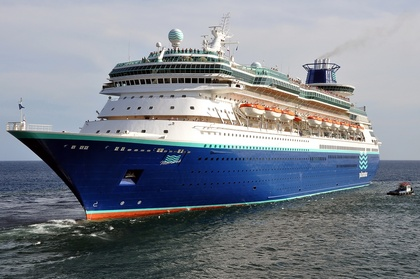
%> input picture outsideImage.jpg, 420 x 279 px, shrunk from 2744 x 1823 before the run
$ octave --eval "result = getFeatures('outsideImage.jpg');"   (GNU Octave 9; MATLAB toolbox functions it lacks are replaced by stand-ins)
%> lines starting %> are read from the running program, lines starting %| are printed output that depends on the picture
### haralickTextureFeatures.m
function [x] = haralickTextureFeatures(coOcMat, xFeatures)
%Calculates all Haralick Features.
%
% Source:           http://haralick.org/journals/TexturalFeatures.pdf
%
%
% input:            glcm - Co-Occurence-Matrix. see matlab documentation glcm
%                   merkmale (optional) - Feature, which should be
%                   calculated
%
% output:           x - vector with the following features:
%
%               x1  Angular Second Moment (Energy) [checked]
%               x2  Contrast [checked]
%               x3  Correlation [checked]
%               x4  Variance [checked]
%               x5  Inverse Difference Moment (Homogeneity) [checked]
%               x6  Sum Average [checked]
%               x7  Sum Variance [approxemitly (cut out zeros)]
%               x8  Sum Entropy [checked]
%               x9  Entropy [cut out zeros]
%               x10 Difference Variance [approxemitly]
%               x11 Difference Entropy [checked]
%               x12 Information Measure of Correlation I [checked]
%               x13 Information Measure of Correlation II [approxemitly]
%               x14 Maximal Correlation Coefficient [no reference]
%
%
% NOTES:        If x14 Maximal Correlation Coefficient is complex then the
%               magnitude of MCC will be calculate.
%               See the haralick paper to understand the code.
%
% Info:         ver_1.0


% check input
if nargin == 1
    xFeatures = 1 : 14;
end

% initialize x
x = zeros(14,1);

% normalize glcm
coOcMat = coOcMat./sum(coOcMat(:));

%% Some pre-calculation:
% columns and rows
if sum(xFeatures == 2) == 1 | ... % Contrast
        sum(xFeatures == 3) == 1 | ... % Correlation
        sum(xFeatures == 4) == 1 | ... % Variance
        sum(xFeatures == 5) == 1 | ... % Inverse Difference Moment
        sum(xFeatures == 6) == 1 | ... % Sum Average
        sum(xFeatures == 7) == 1 | ... % Sum Variance
        sum(xFeatures == 8) == 1 | ... % Sum Entropy
        sum(xFeatures == 10) == 1 | ...% Difference Variance
        sum(xFeatures == 11) == 1 | ...% Difference Entropy
        sum(xFeatures == 14) == 1 % Maximal Correlation Coefficient
    sizecoOcMat = size(coOcMat);
    [col,row] = meshgrid(1:sizecoOcMat(1),1:sizecoOcMat(2));
end

% average and standarddeviation
if sum(xFeatures == 3) == 1 | ... % correlation
        sum(xFeatures == 10) == 1 % difference variance


    rowMean =  sum( row(:).*coOcMat(:) );
    colMean = sum( col(:).*coOcMat(:) );
    rowStd = sqrt( sum( (row(:)-rowMean).^2 .* coOcMat(:) ) );
    colStd = sqrt( sum( (col(:)-colMean).^2 .* coOcMat(:) ) );
end

% sum of rows p_y(i) und sum of columns p_x(j)
if sum(xFeatures == 12) == 1 |...% Information Measures of Correlation I
        sum(xFeatures == 13) == 1|... % Information Measures of Correlation II
        sum(xFeatures == 14) == 1 % Maximal Correlation Coefficient

    rowCoOcMat = sum(coOcMat,2); %sum of rows p_y(i)
    colCoOcMat = sum(coOcMat); %sum of columns p_x(i)
end

% p_x+y
if sum(xFeatures == 6)==1 |... % Sum Average
        sum(xFeatures == 7)==1 |... % Sum Variance
        sum(xFeatures == 8)==1 % Sum Entropy

    start = -(sizecoOcMat(1) -1);
    stop = sizecoOcMat(1) -1;

    % Rotate Matrix 90°
    coOcMat90 = rot90(coOcMat);

    % Initilisiere p_x+y
    p_XplusY = zeros((2*sizecoOcMat(1))-1,1);

    k = 1;
    for index = start : stop
        p_XplusY(k) = sum( diag(coOcMat90,index) );
        k = k + 1;
    end
end

% Initialize  p_x-y
if sum(xFeatures == 10)==1 |... % Difference Variance
        sum(xFeatures == 11)==1 % Difference Entropy

    start = 1;
    stop = sizecoOcMat(1)-1;

    % Initialize p_XminusY
    p_XminusY = zeros(sizecoOcMat(1),1);
    p_XminusY(1) = sum (diag(coOcMat,0) );

    k = 2;
    for index = start : stop
        p_XminusY(k) = sum( [diag(coOcMat,index);
            diag(coOcMat,-index)] );
        k = k + 1;
    end
end


%% Haralick Feature Calculations
for f = xFeatures
    switch f
        case 1 % Energy (Angular Second Moment)
            x(1) = sum( coOcMat(:).^2 );

        case 2  % Contrast
            matrix = ( abs(row - col).^2 ) .* coOcMat;
            x(2) = sum( matrix(:) );

        case 3  % Correlation
            zaehler = sum ((row(:) - rowMean) .*...
                (col(:) - colMean) .*  coOcMat(:));
            denominator = rowStd * colStd;
            x(3) = zaehler/denominator;

        case 4 % Variance
            x(4) = sum( (row(:)-mean(coOcMat(:))).^2 .*coOcMat(:) );

        case 5 % Inverse Difference Moment
            x(5) = sum( coOcMat(:) ./ ( 1+ (row(:)-col(:)).^2 ) );

        case 6 % Sum Average
            x(6) = sum( (2:(2*sizecoOcMat(1)))' .* p_XplusY );

        case 7 % Sum Variance
            x(8) = - sum( p_XplusY(p_XplusY~=0) .* ...
                log(p_XplusY(p_XplusY~=0)) );

            x(7) = sum( ((2:(2*sizecoOcMat(1)))' -...
                x(12)).^2 .* p_XplusY  );

        case 8 % Sum Entropy
            if ~x(8) % if it is not calculate in case 7
                x(8) = - sum( p_XplusY(p_XplusY~=0) .*...
                    log(p_XplusY(p_XplusY~=0)) );
            end

        case 9 % Entropy
            x(9) = - sum( coOcMat(coOcMat~=0) .*...
                log2(coOcMat(coOcMat~=0)) );

        case 10 % Difference Variance
            x(10) = sum( ((0:sizecoOcMat(1)-1)' -...
                mean(p_XminusY)).^2 .* p_XminusY);

        case 11 % Difference Entropy
            x(11) = - sum( p_XminusY(p_XminusY~=0) .*...
                log(p_XminusY(p_XminusY~=0)) );

        case 12 % Information Measures of Correlation I
            if x(12)
                x(9) = - sum( coOcMat(coOcMat~=0) .*...
                    log2(coOcMat(coOcMat~=0)) );
            end
            % Cuto out all zeros:
            logrc  = log2( rowCoOcMat*colCoOcMat ); % 256x1 * 1x256
            %Matrixmultiplication
            logrc(logrc == -Inf) = 0; % cut out Inf
            HXY1 = - sum( coOcMat(:).* logrc(:) ); %product of elements
            % between co-occurence-matrix and the logarithmetic matrix
            numerator = x(9) - HXY1;

            % calculate off HX, Entropy of sum of columns
            logc = log2(colCoOcMat);
            logc(logc==-Inf) = 0;
            HX = - sum( colCoOcMat .* logc );

            % calculate off HY, Entropy of sum of columns
            logr = log2( rowCoOcMat );
            logr(logr==-Inf) = 0;
            HY = - sum( rowCoOcMat .* logr );

            % max value
            denominator = max([HX HY]);
            x(12) = numerator / denominator;

        case 13 % Information Measures of Correlation II
            if x(9)
                x(9) = - sum( coOcMat(coOcMat~=0) .*...
                    log2(coOcMat(coOcMat~=0)) );
            end
            logrc  = log2( rowCoOcMat*colCoOcMat ); % 256x1 * 1x256
            %Matrixmultiplication
            logrc(logrc == -Inf) = 0;
            HXY2 = - sum( sum( (rowCoOcMat * colCoOcMat) .* logrc ));
            x(13) =  (  ( 1 - exp(-2*(HXY2 - x(9))) )  ).^(1/2);

        case 14 % Maximal Correlation Coefficient

            % Initialise Q
            Q = zeros(sizecoOcMat(1),sizecoOcMat(2));

            for i = 1 : sizecoOcMat(1)
                Q(i,:) = ( coOcMat(i,:)./rowCoOcMat(i) ) .*...
                    sum( coOcMat(i,:).*colCoOcMat );
            end

            % cut out nans
            Q(isnan(Q)) = 0;

            eigenvec = eig(Q);

            % Find largest eigenvec and delete
            eigenvec(eigenvec==max(eigenvec))=[];

            % Sqrt of second largest eigenvec
            x(14) = sqrt( max(eigenvec) );

            % calculate magnitude of Maximal Correlation Coefficient
            if imag(x(14))
                x(14) = abs(x(14));
            end

    end
end
end

### populateFeatures.m
function [redFeatures, greenFeatures, blueFeatures] = populateFeatures(imgR, concatR, imgG, concatG, imgB, concatB)
    % Populate all features of red channel
    redFeatures = haralickTextureFeatures(concatR);
    redBlocks = divideMatrix(imgR);
    redAvgEntropies = calculateAverageEntropy(redBlocks);
    redAvgSize = size(redAvgEntropies);
    index_counter = 15;
    idx = 1;
    for i = index_counter:index_counter + redAvgSize(2) - 1
        redFeatures(i) = redAvgEntropies(idx);
        idx = idx + 1;
    end

    % Populate all features of green channel
    greenFeatures = haralickTextureFeatures(concatG);
    greenBlocks = divideMatrix(imgG);
    greenAvgEntropies = calculateAverageEntropy(greenBlocks);
    greenAvgSize = size(greenAvgEntropies);
    index_counter = 15;
    idx = 1;
    for i = index_counter:index_counter + greenAvgSize(2) - 1
        greenFeatures(i) = greenAvgEntropies(idx);
        idx = idx + 1;
    end

    % Populate all features of blue channel
    blueFeatures = haralickTextureFeatures(concatB);
    blueBlocks = divideMatrix(imgB);
    blueAvgEntropies = calculateAverageEntropy(blueBlocks);
    blueAvgSize = size(blueAvgEntropies);
    index_counter = 15;
    idx = 1;
    for i = index_counter:index_counter + blueAvgSize(2) - 1
        blueFeatures(i) = blueAvgEntropies(idx);
        idx = idx + 1;
    end
end

### divideMatrix.m
function [blocks] = divideMatrix(greyScaleImg)

    DIM = 20;
    dims = size(greyScaleImg);
    length_rows = dims(1);
    length_cols = dims(2);
    blocks_index = 1;
    for rows = 1:DIM:length_rows - (DIM - 1)
        for cols = 1:DIM:length_cols - (DIM - 1)
            blocks(:, :, blocks_index) = {greyScaleImg(rows:rows+(DIM - 1), cols:cols+(DIM - 1))};
            blocks_index = blocks_index + 1;
        end
    end
end

### calculateAverageEntropy.m
function [avg_entropy_list] = calculateAverageEntropy(block_data)
    sizeOfData = size(block_data);
    sizeOfData = sizeOfData(3);
    accumulator = [];

    for idx = 1:sizeOfData
       currentDataCell = block_data(:,:,idx);
       cellContents = currentDataCell{1};
       cellEntropy = entropy(cellContents);
       accumulator(idx) = cellEntropy;
    end

    index_count = 1;
    for a = 1:sizeOfData - 3
        avg_entropy_list(index_count) = sum(accumulator(a : a + 3));
        index_count = index_count + 1;
    end
end

### getFeatures.m
function [data] = getFeatures(directory)
%> called with directory = 'outsideImage.jpg'
    debug = false;
    offsets = [-1 0;-1 1;-1 -1;1 0;1 -1;1 1;0 -1;0 1];

    dirInfo = dir(directory);
    dirSize = size(dirInfo);

    a = 1;
    for idx = 1 : dirSize(1)
        imgName = dirInfo(idx).name;

        try % If the statements inside this try fail, we continue, as it
            % will be caused by a hidden file automatically-generated
            % by the file system.

            img = imread([directory '/' imgName]);
%> img is the input picture: size 279x420x3 uint8; mean R, G, B 124.5, 130.2, 139.2
            imgR = img(:, :, 1);
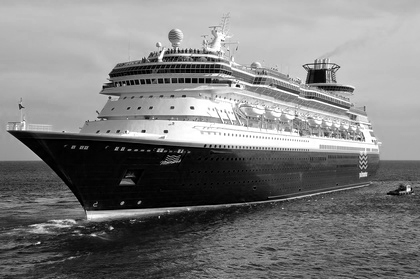
%> imgR: size 279x420 uint8; min 0, max 255, mean 124.5
            imgG = img(:, :, 2);
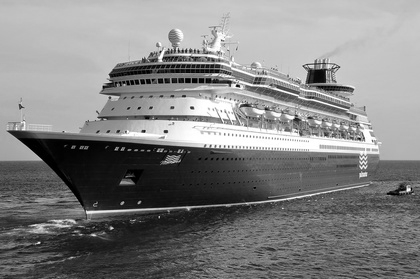
%> imgG: size 279x420 uint8; min 0, max 255, mean 130.2
            imgB = img(:, :, 3);
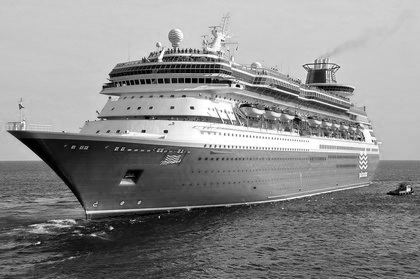
%> imgB: size 279x420 uint8; min 0, max 255, mean 139.2

            [glcmR, ~] = graycomatrix(imgR, 'Offset', offsets, 'G', [], 'NumLevels', 8);
            [glcmG, ~] = graycomatrix(imgG, 'Offset', offsets, 'G', [], 'NumLevels', 8);
            [glcmB, ~] = graycomatrix(imgB, 'Offset', offsets, 'G', [], 'NumLevels', 8);

            sz = size(glcmR);
%> sz = [8 8 8]
            thirdDim = sz(3);
%> thirdDim = 8
            concatR = zeros(thirdDim);
            concatG = zeros(thirdDim);
            concatB = zeros(thirdDim);

            for i = 1 : thirdDim
               concatR = concatR + glcmR(:, :, i);
               concatG = concatG + glcmG(:, :, i);
               concatB = concatB + glcmB(:, :, i);
            end
%> after the loop, concatB = [33508 8253 1768 1069 383 72 38 2; 8253 65450 16976 4559 1496 474 159 24; 1768 16976 73852 28918 5172 1616 783 201; 1069 4559 28918 97304 19470 2914 1529 590; 383 1496 5172 19470 55016 11689 2973 1485; 72 474 1616 2914 11689 35626 8899 2564; 38 159 783 1529 2973 8899 287284 5052; 2 24 201 590 1485 2564 5052 26954]; concatG = [80394 9770 2014 1204 557 112 18 0; 9770 63640 14005 4221 1313 529 170 14; 2014 14005 66350 33155 5011 1388 666 193; 1204 4221 33155 91396 18333 2891 1460 673; 557 1313 5011 18333 31108 7116 2666 1598; 112 529 1388 2891 7116 128514 10288 2892; 18 170 666 1460 2666 10288 186128 5296; 0 14 193 673 1598 2892 5296 30614]; concatR = [119220 11704 2529 1324 622 119 14 1; 11704 58862 18711 4730 1389 508 154 19; 2529 18711 64636 25218 4328 1144 462 106; 1324 4730 25218 66548 16072 2941 1216 407; 622 1389 4328 16072 33438 7395 2488 1241; 119 508 1144 2941 7395 155566 12715 2884; 14 154 462 1216 2488 12715 150404 6224; 1 19 106 407 1241 2884 6224 31246]

            [redFeatures, greenFeatures, blueFeatures] = populateFeatures(imgR, concatR, imgG, concatG, imgB, concatB);
%> in haralickTextureFeatures, `coOcMat = coOcMat./sum(coOcMat(:));`: coOcMat = [0.128 0.0125 0.00271 0.00142 0.000666 0.000128 1.5e-05 1.07e-06; 0.0125 0.0631 0.02 0.00507 0.00149 0.000544 0.000165 2.04e-05; 0.00271 0.02 0.0693 0.027 0.00464 0.00123 0.000495 0.000114; 0.00142 0.00507 0.027 0.0713 0.0172 0.00315 0.0013 0.000436; 0.000666 0.00149 0.00464 0.0172 0.0358 0.00792 0.00267 0.00133; 0.000128 0.000544 0.00123 0.00315 0.00792 0.167 0.0136 0.00309; 1.5e-05 0.000165 0.000495 0.0013 0.00267 0.0136 0.161 0.00667; 1.07e-06 2.04e-05 0.000114 0.000436 0.00133 0.00309 0.00667 0.0335]
%> in haralickTextureFeatures, `rowMean =  sum( row(:).*coOcMat(:) );`: rowMean = 4.44
%> in haralickTextureFeatures, `rowStd = sqrt( sum( (row(:)-rowMean).^2 .* coOcMat(:) ) );`: rowStd = 2.22
%> in haralickTextureFeatures, `rowCoOcMat = sum(coOcMat,2);`: rowCoOcMat = [0.145; 0.103; 0.126; 0.127; 0.0718; 0.196; 0.186; 0.0451]
%> in haralickTextureFeatures, `colCoOcMat = sum(coOcMat);`: colCoOcMat = [0.145 0.103 0.126 0.127 0.0718 0.196 0.186 0.0451]
%> in haralickTextureFeatures, `coOcMat90 = rot90(coOcMat);`: coOcMat90 = [1.07e-06 2.04e-05 0.000114 0.000436 0.00133 0.00309 0.00667 0.0335; 1.5e-05 0.000165 0.000495 0.0013 0.00267 0.0136 0.161 0.00667; 0.000128 0.000544 0.00123 0.00315 0.00792 0.167 0.0136 0.00309; 0.000666 0.00149 0.00464 0.0172 0.0358 0.00792 0.00267 0.00133; 0.00142 0.00507 0.027 0.0713 0.0172 0.00315 0.0013 0.000436; 0.00271 0.02 0.0693 0.027 0.00464 0.00123 0.000495 0.000114; 0.0125 0.0631 0.02 0.00507 0.00149 0.000544 0.000165 2.04e-05; 0.128 0.0125 0.00271 0.00142 0.000666 0.000128 1.5e-05 1.07e-06]
%> after the loop in haralickTextureFeatures, `for index = start : stop`: p_XplusY = [0.128; 0.0251; 0.0685; 0.0429; 0.0807; 0.0573; 0.0817; 0.0372; 0.0432; 0.0187; 0.173; 0.0299; 0.167; 0.0133; 0.0335]
%> after the loop in haralickTextureFeatures, `for index = start : stop`: p_XminusY = [0.729; 0.21; 0.0426; 0.0135; 0.00428; 0.000812; 7.07e-05; 2.14e-06]
%> the loop in haralickTextureFeatures, `for f = xFeatures` made 14 passes
%> (HXY1, numerator, HX, HY, denominator) on pass 12: (5.77, -1.63, 2.88, 2.88, 2.88)
%> (zaehler, denominator) on pass 3: (4.61, 4.91)
%> after the loop in haralickTextureFeatures, `for f = xFeatures`: Q = [0.018 0.00177 0.000381 0.0002 9.38e-05 1.79e-05 2.11e-06 1.51e-07; 0.00143 0.00718 0.00228 0.000577 0.000169 6.2e-05 1.88e-05 2.32e-06; 0.000329 0.00244 0.00842 0.00328 0.000564 0.000149 6.02e-05 1.38e-05; 0.000171 0.00061 0.00325 0.00859 0.00207 0.00038 0.000157 5.25e-05; 7.15e-05 0.00016 0.000498 0.00185 0.00385 0.00085 0.000286 0.000143; 2.38e-05 0.000101 0.000229 0.000587 0.00148 0.0311 0.00254 0.000576; 2.69e-06 2.96e-05 8.89e-05 0.000234 0.000479 0.00245 0.0289 0.0012; 8.37e-08 1.59e-06 8.87e-06 3.41e-05 0.000104 0.000241 0.000521 0.00262]; eigenvec = [0.0273; 0.0183; 0.0127; 0.00725; 0.00468; 0.003; 0.00257]; logrc = [-5.57 -6.06 -5.78 -5.76 -6.58 -5.13 -5.21 -7.25; -6.06 -6.56 -6.27 -6.26 -7.08 -5.63 -5.71 -7.75; -5.78 -6.27 -5.99 -5.97 -6.79 -5.34 -5.42 -7.46; -5.76 -6.26 -5.97 -5.96 -6.78 -5.33 -5.4 -7.45; -6.58 -7.08 -6.79 -6.78 -7.6 -6.15 -6.23 -8.27; -5.13 -5.63 -5.34 -5.33 -6.15 -4.7 -4.77 -6.82; -5.21 -5.71 -5.42 -5.4 -6.23 -4.77 -4.85 -6.9; -7.25 -7.75 -7.46 -7.45 -8.27 -6.82 -6.9 -8.94]; matrix = [0 0.0125 0.0108 0.0128 0.0107 0.00319 0.00054 5.25e-05; 0.0125 0 0.02 0.0203 0.0134 0.00871 0.00413 0.000733; 0.0108 0.02 0 0.027 0.0186 0.011 0.00792 0.00284; 0.0128 0.0203 0.027 0 0.0172 0.0126 0.0117 0.00698; 0.0107 0.0134 0.0186 0.0172 0 0.00792 0.0107 0.012; 0.00319 0.00871 0.011 0.0126 0.00792 0 0.0136 0.0124; 0.00054 0.00413 0.00792 0.0117 0.0107 0.0136 0 0.00667; 5.25e-05 0.000733 0.00284 0.00698 0.012 0.0124 0.00667 0]; x = [0.0903; 0.594; 0.939; 24.45; 0.844; 8.87; 97.76; 2.46; 4.14; 0.52; 0.781; -0.565; 0.981; 0.165]
%> in populateFeatures, `redFeatures = haralickTextureFeatures(concatR);`: redFeatures has the same summary as x in haralickTextureFeatures
%> after the loop in divideMatrix, `for rows = 1:DIM:length_rows - (DIM - 1)`: blocks = 273 items; blocks_index = 274
%> in populateFeatures, `redBlocks = divideMatrix(imgR);`: redBlocks = 273 items
%> in calculateAverageEntropy, `sizeOfData = size(block_data);`: sizeOfData = [1 1 273]
%> in calculateAverageEntropy, `sizeOfData = sizeOfData(3);`: sizeOfData = 273
%> the loop in calculateAverageEntropy, `for idx = 1:sizeOfData` made 273 passes
%> cellEntropy on passes 1 to 3: 3.4, 3.49, 3.64
%> pass 1, in calculateAverageEntropy, `cellContents = currentDataCell{1};`:
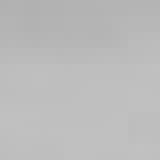
%> cellContents: size 20x20 uint8 (shown 8 times larger); min 177, max 193, mean 187.3
%> after the loop in calculateAverageEntropy, `for idx = 1:sizeOfData`: accumulator = 273 values, max 7.27 at index 74, min 1.46 at index 105, mean 5.04
%> after the loop in calculateAverageEntropy, `for a = 1:sizeOfData - 3`: avg_entropy_list = 270 values, max 28.4 at index 72, min 9.1 at index 103, mean 20.16; index_count = 271
%> in populateFeatures, `redAvgEntropies = calculateAverageEntropy(redBlocks);`: redAvgEntropies has the same summary as avg_entropy_list in calculateAverageEntropy
%> in populateFeatures, `redAvgSize = size(redAvgEntropies);`: redAvgSize = [1 270]
%> after the loop in populateFeatures, `for i = index_counter:index_counter + redAvgSize(2) - 1`: idx = 271; redFeatures = 284 values, max 97.76 at index 7, min -0.565 at index 12, mean 19.67
%> the loop in haralickTextureFeatures (call 2), `for f = xFeatures` made 14 passes
%> (HXY1, numerator, HX, HY, denominator) on pass 12: (5.73, -1.61, 2.86, 2.86, 2.86)
%> (zaehler, denominator) on pass 3: (4.19, 4.5)
%> in populateFeatures, `greenFeatures = haralickTextureFeatures(concatG);`: greenFeatures = [0.0922; 0.624; 0.931; 25.6; 0.842; 9.22; 102.3; 2.44; 4.12; 0.548; 0.791; -0.561; 0.98; 0.149]
%> in populateFeatures, `greenBlocks = divideMatrix(imgG);`: greenBlocks = 273 items
%> the loop in calculateAverageEntropy (call 2), `for idx = 1:sizeOfData` made 273 passes
%> cellEntropy on passes 1 to 3: 3.28, 2.87, 2.97
%> in populateFeatures, `greenAvgEntropies = calculateAverageEntropy(greenBlocks);`: greenAvgEntropies = 270 values, max 28.42 at index 97, min 8.1 at index 81, mean 19.66
%> in populateFeatures, `greenAvgSize = size(greenAvgEntropies);`: greenAvgSize = [1 270]
%> after the loop in populateFeatures, `for i = index_counter:index_counter + greenAvgSize(2) - 1`: greenFeatures = 284 values, max 102.3 at index 7, min -0.561 at index 12, mean 19.22; idx = 271
%> in populateFeatures, `blueFeatures = haralickTextureFeatures(concatB);`: blueFeatures = [0.128; 0.627; 0.925; 27.95; 0.84; 9.79; 111.8; 2.32; 3.96; 0.55; 0.796; -0.532; 0.971; 0.139]
%> in populateFeatures, `blueBlocks = divideMatrix(imgB);`: blueBlocks = 273 items

            data(:, :, a) = {concatR, redFeatures, concatG, greenFeatures, concatB, blueFeatures};

            a = a + 1;
        catch MException
            if debug
                disp(MException);
            end
            continue;
        end
    end

end
